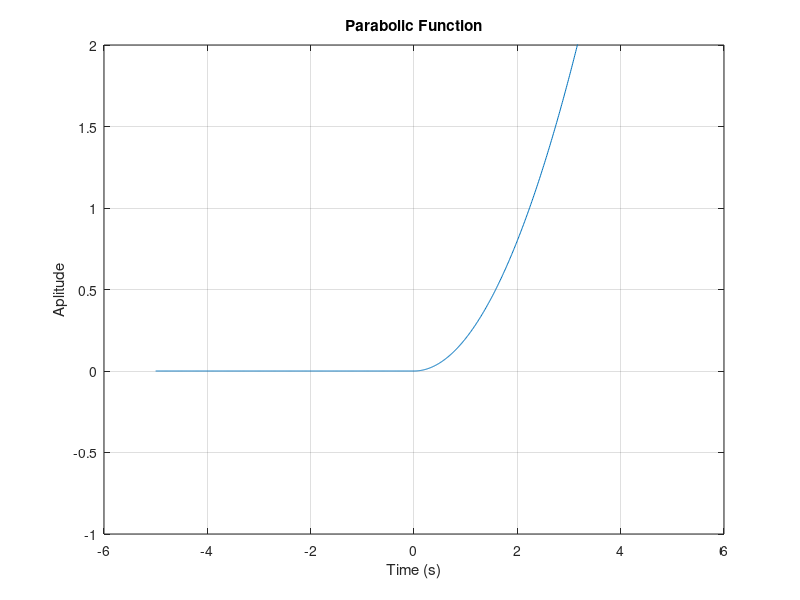

This chart was generated by the following MATLAB code:
% Parabolic Function
clc
clear
close all

t = -5 : 0.01 : 5;
a = 0.4;
x1 = (a*(t.^2))/2;
x2 = 0;

x = x1.*(t>=0) + x2.*(t<0);

plot(t, x);
xlabel('Time (s)');
ylabel('Aplitude');
title('Parabolic Function');
axis([-6, 6, -1, 2]);
grid on;
